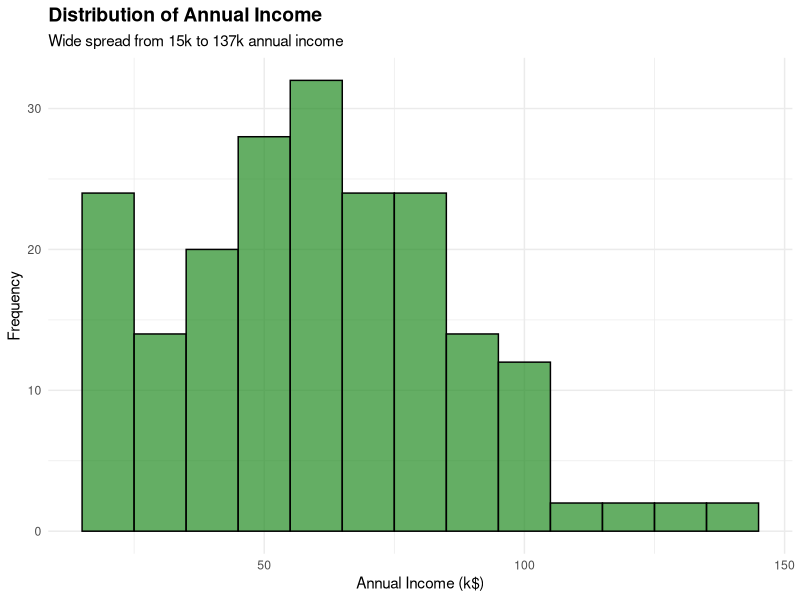
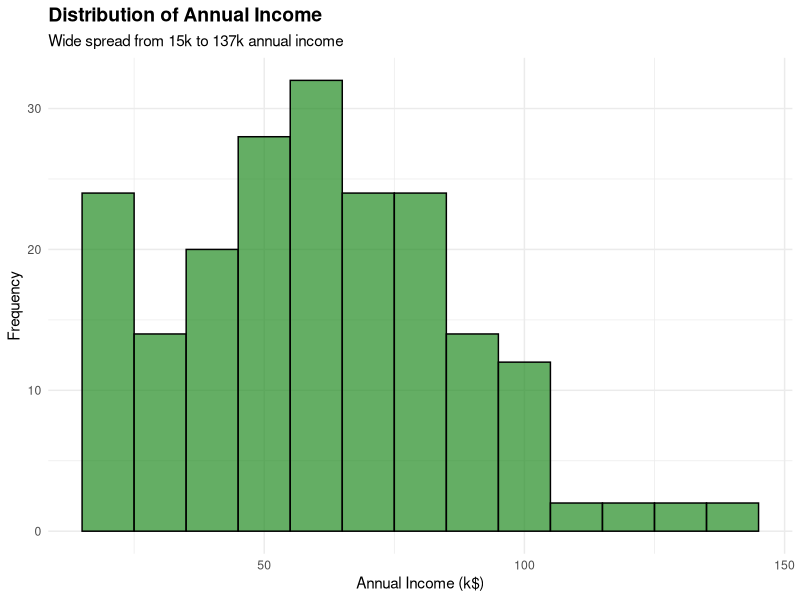

These charts were generated, in order, by the following R code: (Note: this script raises an error after producing the figures.)
# ============================================
# TASK 2.3: UNIVARIATE ANALYSIS - INCOME
# ============================================

library(ggplot2)
library(tidyverse)

# Load data
df <- read.csv("data/cleaned/mall_customers_original.csv")

# ========== PLOT 1: INCOME HISTOGRAM ==========
p1 <- ggplot(df, aes(x = Annual_Income)) +
  geom_histogram(binwidth = 10, fill = "forestgreen", color = "black", alpha = 0.7) +
  labs(
    title = "Distribution of Annual Income",
    x = "Annual Income (k$)",
    y = "Frequency",
    subtitle = "Wide spread from 15k to 137k annual income"
  ) +
  theme_minimal() +
  theme(
    plot.title = element_text(face = "bold", size = 14),
    axis.title = element_text(size = 11)
  )

print(p1)

# Save
ggsave("eda/plots/03_income_histogram.png", p1, width = 8, height = 6, dpi = 300)
print("✓ Saved: 03_income_histogram.png")

# ========== PLOT 2: INCOME BOXPLOT ==========
p2 <- ggplot(df, aes(y = Annual_Income)) +
  geom_boxplot(fill = "forestgreen", alpha = 0.6, color = "darkgreen", size = 1) +
  geom_jitter(alpha = 0.2, width = 0.1, color = "darkgreen") +
  labs(
    title = "Boxplot of Annual Income",
    y = "Annual Income (k$)",
    subtitle = "Shows median (line), quartiles (box), and outliers (points)"
  ) +
  theme_minimal() +
  theme(
    plot.title = element_text(face = "bold", size = 14),
    axis.title = element_text(size = 11)
  )

print(p2)

# Save
ggsave("eda/plots/04_income_boxplot.png", p2, width = 6, height = 8, dpi = 300)
print("✓ Saved: 04_income_boxplot.png")

# ========== STATISTICS ==========
print("\n========== INCOME STATISTICS (k$) ==========")
print(paste("Min Income:", min(df$Annual_Income)))
print(paste("Max Income:", max(df$Annual_Income)))
print(paste("Mean Income:", round(mean(df$Annual_Income), 2)))
print(paste("Median Income:", median(df$Annual_Income)))
print(paste("Std Deviation:", round(sd(df$Annual_Income), 2)))
print(paste("Q1 (25th percentile):", quantile(df$Annual_Income, 0.25)))
print(paste("Q3 (75th percentile):", quantile(df$Annual_Income, 0.75)))

print("\n✓ Task 2.3 Complete!")
